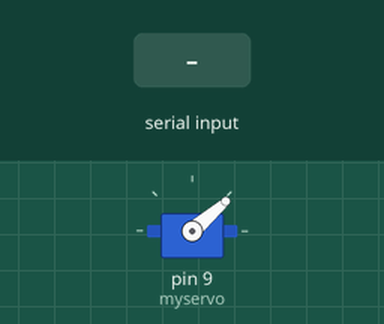
This sketch was run on a simulated Arduino Uno, built with avr-gcc and run on an emulated ATmega328P. Shown: servo. Inputs (shaded band) come from the test bench. What the sketch prints to the serial monitor is not drawn.

Above: at 5.09 s.
At 6.2 s:
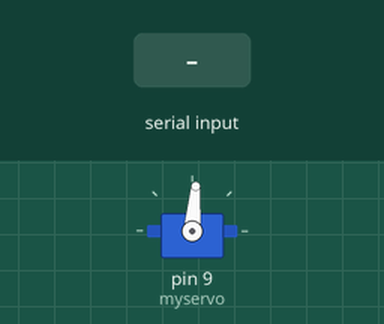
6.3 s: "1\n" received over Serial
At 8.7 s:
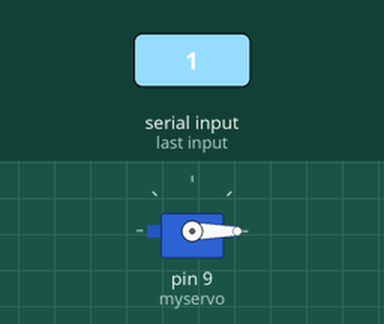
Timing chart, 0 to 67.7 s (numbered marks = the images above; inputs shaded):
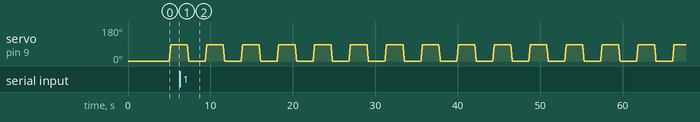

Measured:
- by itself, servo on pin 9 (myservo): repeats every 4.4 s: 76° 0.02 s, 66° 0.02 s, 56° 0.02 s, 46° 0.02 s, 36° 0.02 s, 26° 0.02 s, 16° 0.02 s, 6° 0.01 s, 0° 2.0 s, 1° 0.02 s, 11° 0.02 s, 21° 0.02 s, 31° 0.02 s, 41° 0.02 s, 51° 0.02 s, 61° 0.02 s, 71° 0.02 s, 81° 0.01 s, 85° 2.0 s, 86° 0.02 s

The sketch:

dispenser.ino
```cpp
#include <Servo.h>

Servo myservo;  // create servo object to control a servo
// twelve servo objects can be created on most boards

String input = "";
boolean read_string = false;
int state = 0;
int pos = 0;

void setup() {
  Serial.begin(9600);
  Serial.println("foo");

  input.reserve(100);

  myservo.attach(9);  // attaches the servo on pin 9 to the servo object
  myservo.write(pos);
  delay(5000);
}

void moveTo(int end_pos) {
  int delay_ = 2;
  if (pos < end_pos) {
    for (; pos <= end_pos; pos++) {
      myservo.write(pos);
      delay(delay_);
    }
  } else {
    for (; pos >= end_pos; pos--) {
      myservo.write(pos);
      delay(delay_);
    }
  }
}

void loop() {
  moveTo(85);
  delay(2000);
  moveTo(0);
  delay(2000);
  /*serialEvent();
  if (read_string) {
    int end_pos = input.toInt();
    Serial.print("moving to ");
    Serial.println(end_pos);
    moveTo(end_pos);
    input = "";
    read_string = false;
  }*/
}

void serialEvent() {
  while (Serial.available()) {
    // get the new byte:
    char inChar = (char) Serial.read();
    Serial.println(inChar);

    // if the incoming character is a newline, set a flag
    // so the main loop can do something about it:
    if (inChar == '\n') {
      Serial.println("read line");
      read_string = true;
    } else {
      // add it to the inputString:
      input += inChar;
    }
  }
}
```
